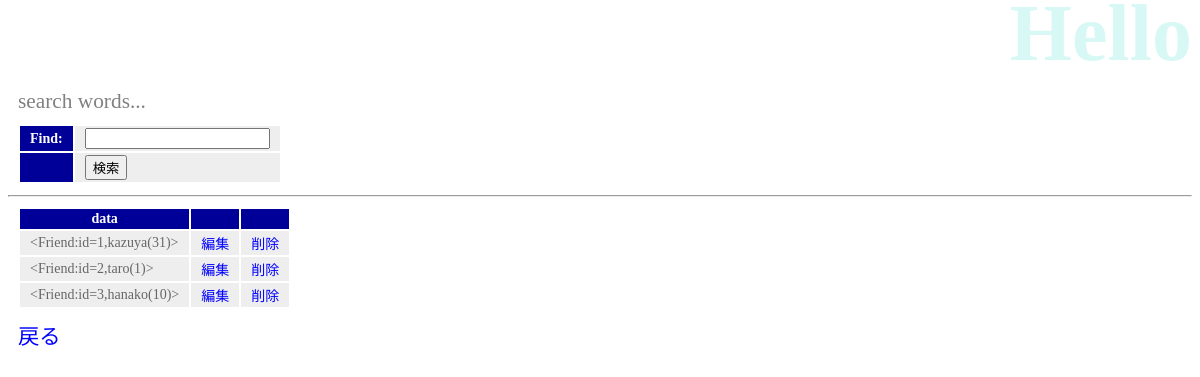
The app's page /hello/find, older data.
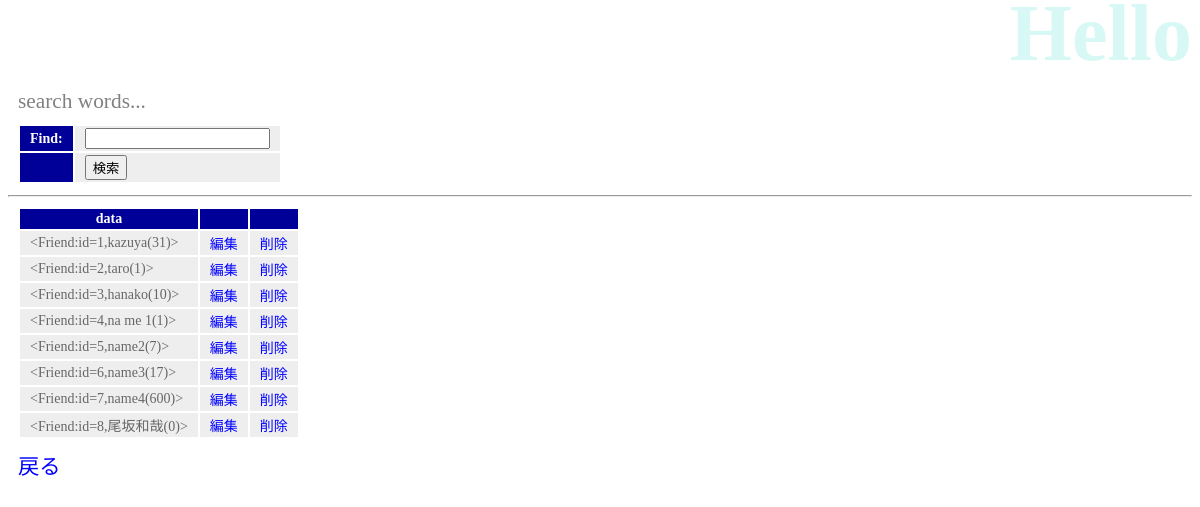
The same page, newer data.
### hello/models.py (models this page shows)
class Friend(models.Model):
    name = models.CharField(max_length=100)
    mail = models.EmailField(max_length=200)
    gender = models.BooleanField()
    age = models.IntegerField(default=0)
    birthday = models.DateField()
    def __str__(self):
        return '<Friend:id=' + str(self.id) + ',' + self.name + '(' + str(self.age) + ')>'

### hello/views.py (the view)
# urls.py: path('find', views.find, name='find'),
def find(request):
    if (request.method == 'POST'):
        msg = 'search result:'
        form = FindForm(request.POST)
        str = request.POST['find']
        list = str.split()
        data = Friend.objects.filter(name__in=list)
    else:
        msg = 'search words...'
        form = FindForm()
        data = Friend.objects.all()
    params = {
        'title':'Hello',
        'message':msg,
        'form':form,
        'data':data,
    }
    return render(request, 'hello/find.html', params)

### hello/forms.py
class FindForm(forms.Form):
    find = forms.CharField(label='Find', required=False)

### hello/templates/hello/find.html (shortened to what this page needs)
{% load static %}
<!DOCTYPE html>
<html lang="ja">
<head>
    <link rel="stylesheet" href="{% static 'hello/css/style.css' %}">
</head>
<body>
    <h1>{{ title }}</h1>
    <p>{{ message|safe }}</p>
    <table>
        <form action="{% url 'find' %}" method="post">
            {{ form }}
            <tr><th></th><td><input type="submit" value="検索"></td></tr>
        </form>
    </table>
    <hr>
    <table>
        <tr>
            <th>data</th>
            <th></th>
            <th></th>
        </tr>
        {% for item in data %}
        <tr>
            <td>{{ item }}</td>
            <td><a href="{% url 'edit' item.id %}">編集</a></td>
            <td><a href="{% url 'delete' item.id %}">削除</a></td>
        </tr>
        {% endfor %}
    </table>
    <p><a href="{% url 'index' %}">戻る</a></p>
</body>
</html>

Row changes from the older to the newer data that the page shows:
added Friend: id+name+age "<Friend:id=4,na me 1(1)>"
added Friend: id+name+age "<Friend:id=5,name2(7)>"
added Friend: id+name+age "<Friend:id=6,name3(17)>"
added Friend: id+name+age "<Friend:id=7,name4(600)>"
added Friend: id+name+age "<Friend:id=8,尾坂和哉(0)>"
